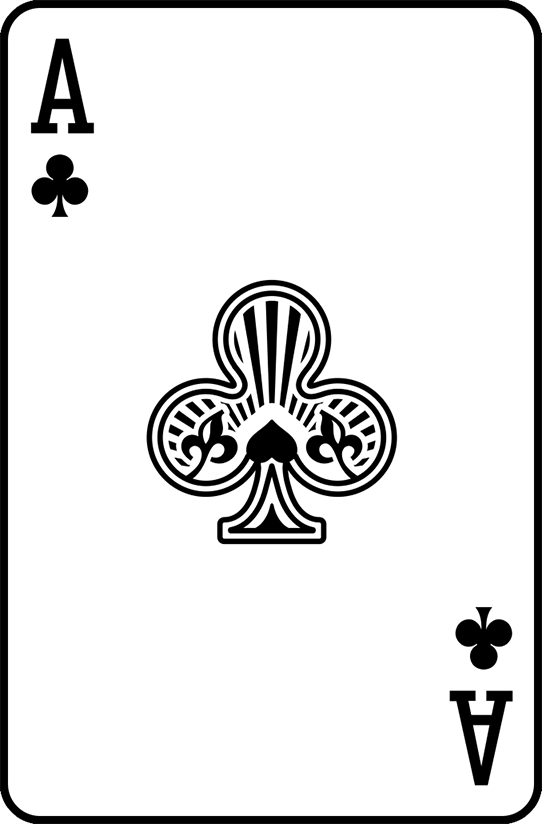
#> input picture img/c1.png, 542 x 824 px; its folder holds only this picture in this run
$ python poker.py
#> lines starting #> are read from the running program, lines starting #| are printed output that depends on the picture
from PIL import Image
import os
import random
import sys


class Poker():

    def loadFilesName(self):
        self.filesName = os.listdir('img/')
        self.length = len(self.filesName)

        for i in range(self.length):
            self.filesName[i] = 'img/' + self.filesName[i]
#> the answer given: 100
#> the answer given: 100
#> the answer given: 100
        return self.filesName

    def generateImg(self, width, height, numOfPokers):
#> called with width = 100, height = 100, numOfPokers = 100
        width = int(width * 94.488188976)
        height = int(height * 94.488188976)
        image = Image.new('RGBA', (width, height))
#> image: PIL image 9448x9448 RGBA; every value is 0

        try:
            from tqdm import tqdm
            with tqdm(total=numOfPokers, ncols=75) as pbar:
                for i in range(numOfPokers):
                    curImge = Image.open(
                        self.filesName[random.randint(0, self.length-1)]
                    )
#> curImge is the input picture: PIL image 542x824 RGBA; mean R, G, B, A 225.5, 225.5, 225.5, 254.2

                    rotImge = curImge.rotate(
                        random.randint(0, 360),
                        Image.NEAREST,
                        expand=1
                    )
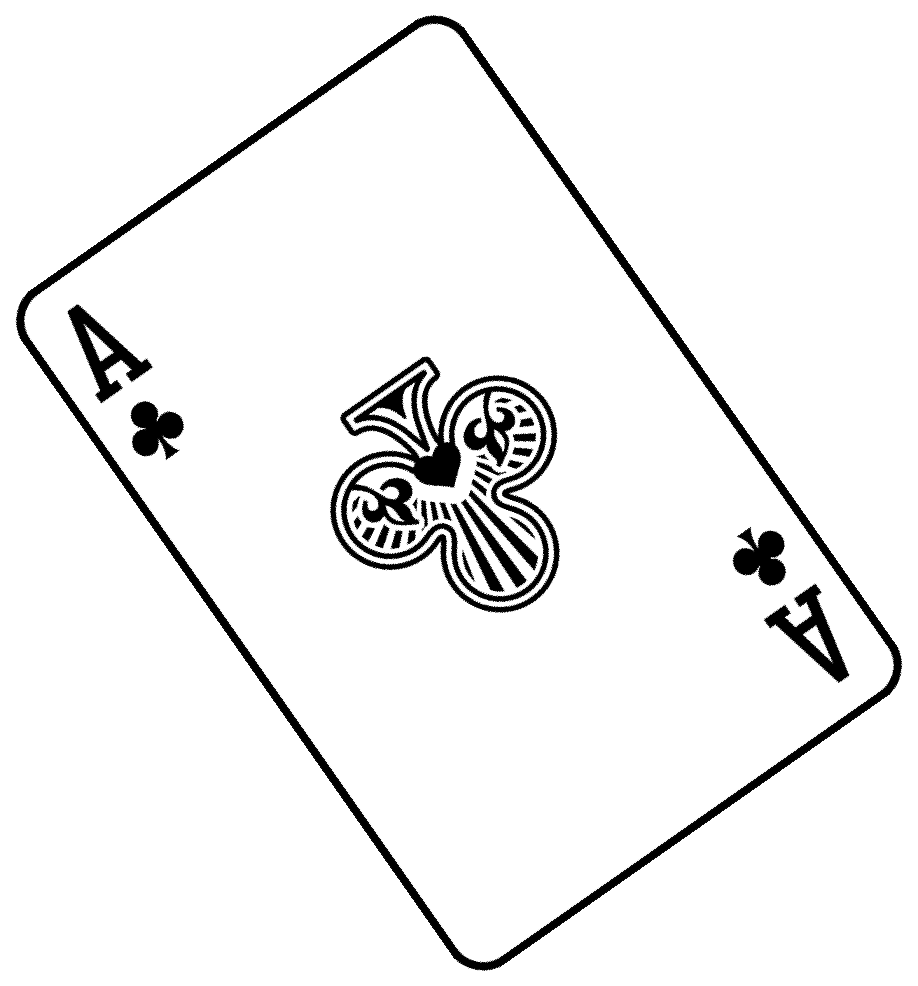
#> rotImge: PIL image 918x986 RGBA; mean R, G, B, A 111.3, 111.3, 111.3, 125.4; transparent parts drawn white

#> (the run stopped early here; a loop or call above may not have finished)
